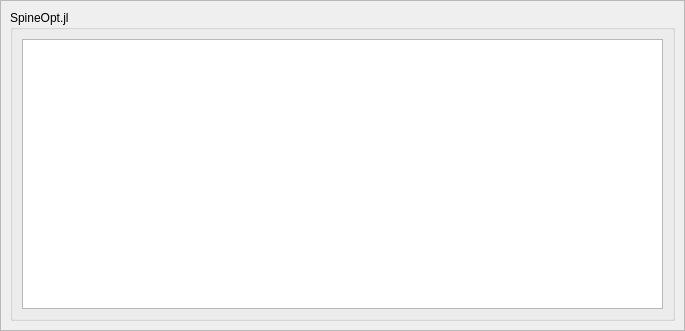
<?xml version="1.0" encoding="UTF-8"?>
<!--
######################################################################################################################
# Copyright (C) 2017-2022 Spine project consortium
# This file is part of Spine Toolbox.
# Spine Toolbox is free software: you can redistribute it and\/or modify it under the terms of the GNU Lesser General
# Public License as published by the Free Software Foundation, either version 3 of the License, or (at your option)
# any later version. This program is distributed in the hope that it will be useful, but WITHOUT ANY WARRANTY;
# without even the implied warranty of MERCHANTABILITY or FITNESS FOR A PARTICULAR PURPOSE. See the GNU Lesser General
# Public License for more details. You should have received a copy of the GNU Lesser General Public License along with
# this program. If not, see <http:\/\/www.gnu.org\/licenses\/>.
######################################################################################################################
-->
<ui version="4.0">
 <class>PackagesForm</class>
 <widget class="QWidget" name="PackagesForm">
  <property name="windowModality">
   <enum>Qt::ApplicationModal</enum>
  </property>
  <property name="geometry">
   <rect>
    <x>0</x>
    <y>0</y>
    <width>685</width>
    <height>331</height>
   </rect>
  </property>
  <property name="sizePolicy">
   <sizepolicy hsizetype="Fixed" vsizetype="Fixed">
    <horstretch>0</horstretch>
    <verstretch>0</verstretch>
   </sizepolicy>
  </property>
  <property name="minimumSize">
   <size>
    <width>0</width>
    <height>0</height>
   </size>
  </property>
  <property name="maximumSize">
   <size>
    <width>16777215</width>
    <height>16777215</height>
   </size>
  </property>
  <property name="mouseTracking">
   <bool>false</bool>
  </property>
  <property name="focusPolicy">
   <enum>Qt::StrongFocus</enum>
  </property>
  <property name="contextMenuPolicy">
   <enum>Qt::NoContextMenu</enum>
  </property>
  <property name="windowTitle">
   <string>Tool configuration assistant</string>
  </property>
  <property name="autoFillBackground">
   <bool>false</bool>
  </property>
  <layout class="QVBoxLayout" name="verticalLayout">
   <property name="spacing">
    <number>0</number>
   </property>
   <property name="leftMargin">
    <number>0</number>
   </property>
   <property name="topMargin">
    <number>0</number>
   </property>
   <property name="rightMargin">
    <number>0</number>
   </property>
   <property name="bottomMargin">
    <number>0</number>
   </property>
   <item>
    <layout class="QVBoxLayout" name="verticalLayout_3">
     <item>
      <widget class="QScrollArea" name="scrollArea">
       <property name="widgetResizable">
        <bool>true</bool>
       </property>
       <property name="alignment">
        <set>Qt::AlignLeading|Qt::AlignLeft|Qt::AlignTop</set>
       </property>
       <widget class="QWidget" name="scrollAreaWidgetContents">
        <property name="geometry">
         <rect>
          <x>0</x>
          <y>0</y>
          <width>681</width>
          <height>327</height>
         </rect>
        </property>
        <layout class="QVBoxLayout" name="verticalLayout_2">
         <item>
          <widget class="QGroupBox" name="groupBox_general">
           <property name="sizePolicy">
            <sizepolicy hsizetype="Expanding" vsizetype="Expanding">
             <horstretch>0</horstretch>
             <verstretch>0</verstretch>
            </sizepolicy>
           </property>
           <property name="minimumSize">
            <size>
             <width>0</width>
             <height>0</height>
            </size>
           </property>
           <property name="maximumSize">
            <size>
             <width>16777215</width>
             <height>16777215</height>
            </size>
           </property>
           <property name="autoFillBackground">
            <bool>false</bool>
           </property>
           <property name="title">
            <string>SpineOpt.jl</string>
           </property>
           <property name="flat">
            <bool>false</bool>
           </property>
           <layout class="QVBoxLayout" name="verticalLayout_6">
            <property name="spacing">
             <number>6</number>
            </property>
            <item>
             <widget class="QTextBrowser" name="textBrowser_spine_opt"/>
            </item>
           </layout>
          </widget>
         </item>
        </layout>
       </widget>
      </widget>
     </item>
    </layout>
   </item>
  </layout>
 </widget>
 <resources/>
 <connections/>
</ui>
